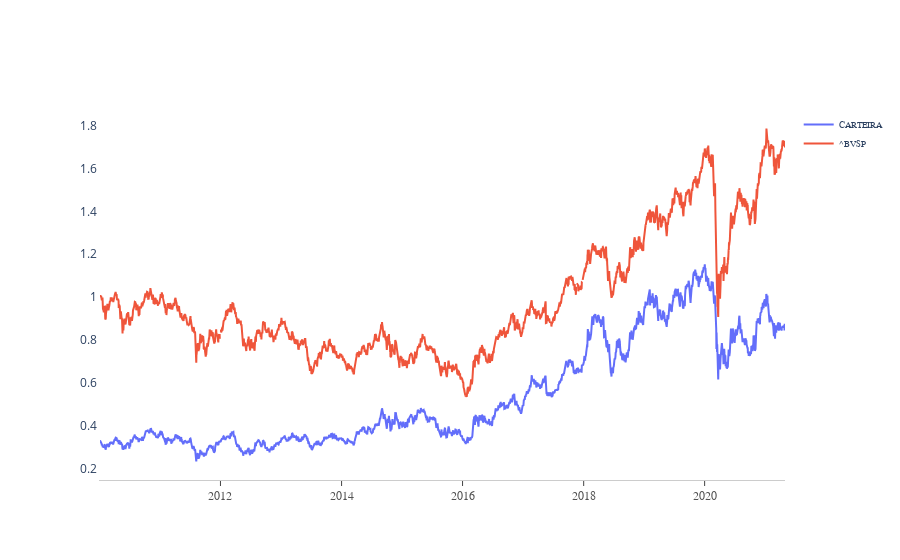

Notebook code for this chart:
### Code cell
dataframe = pd.DataFrame()
df_norm = pd.DataFrame()
benchmark = pd.DataFrame() 
carteira = pd.DataFrame()
cart = pd.DataFrame()
cart_bench = pd.DataFrame()
dataframe = gera_carteira(ativos,2010)
df_norm = normaliza_carteira(dataframe)
benchmark = pd.DataFrame(df_norm['^BVSP'])
carteira = df_norm.drop(columns='^BVSP')
carteira['CARTEIRA'] = carteira.sum(axis=1) / len(carteira.columns)
cart = pd.DataFrame(carteira['CARTEIRA'])
cart_bench = pd.concat([cart, benchmark], axis = 1)
graf_plotly(cart_bench)

### Figure 1 — Plotly figure (JSON) as saved in the notebook; plotly's stock layout.template omitted (floating-point values rounded to 4 significant figures; data arrays with more than 128 entries replaced by an {"elided": "..."} marker saying what was removed)
{"data": [{"mode": "lines", "name": "CARTEIRA", "type": "scatter", "visible": true, "x": {"elided": "2804 str values"}, "y": {"elided": "2804 float values"}}, {"mode": "lines", "name": "^BVSP", "type": "scatter", "visible": true, "x": {"elided": "2804 str values"}, "y": {"elided": "2804 float values"}}], "layout": {"autosize": true, "legend": {"font": {"family": "Arial", "size": 9}}, "margin": {"autoexpand": true, "l": 100, "r": 20, "t": 110}, "plot_bgcolor": "white", "showlegend": true, "title": {"text": ""}, "xaxis": {"linecolor": "rgb(204, 204, 204)", "linewidth": 1, "showgrid": false, "showline": true, "showticklabels": true, "tickfont": {"color": "rgb(82, 82, 82)", "family": "Arial", "size": 12}, "ticks": "outside"}, "yaxis": {"showgrid": false, "showline": true, "showticklabels": true, "title": {"text": ""}, "zeroline": true}}}
